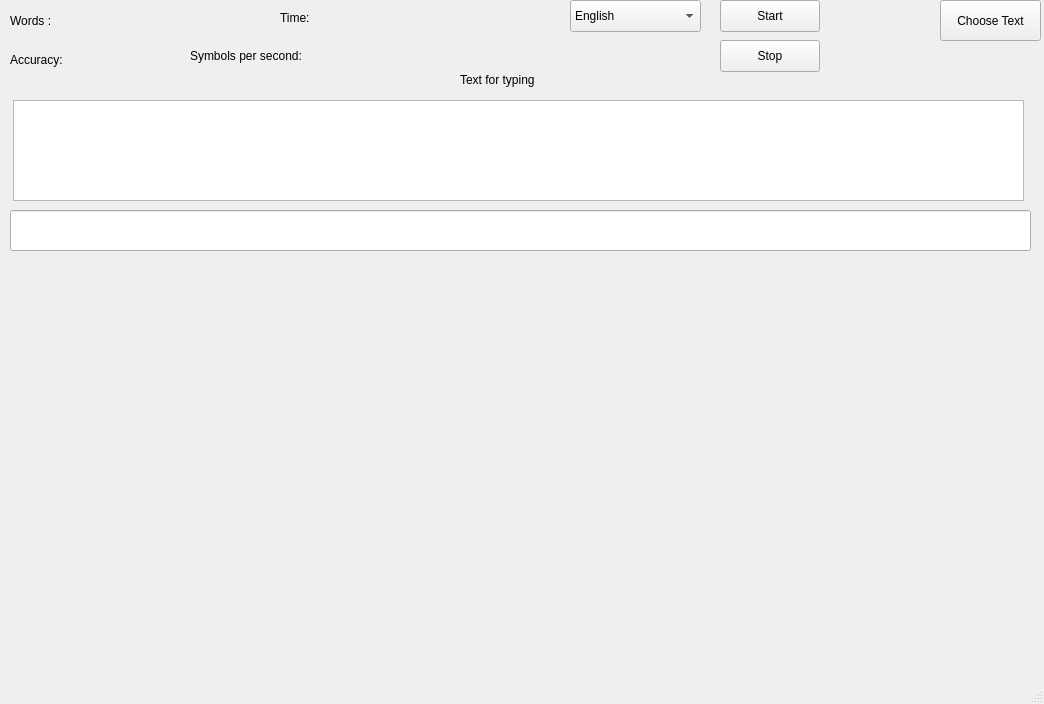
<?xml version="1.0" encoding="UTF-8"?>
<ui version="4.0">
 <class>MainWindow</class>
 <widget class="QMainWindow" name="MainWindow">
  <property name="geometry">
   <rect>
    <x>0</x>
    <y>0</y>
    <width>1044</width>
    <height>704</height>
   </rect>
  </property>
  <property name="windowTitle">
   <string>MainWindow</string>
  </property>
  <widget class="QWidget" name="centralwidget">
   <property name="minimumSize">
    <size>
     <width>1044</width>
     <height>677</height>
    </size>
   </property>
   <property name="maximumSize">
    <size>
     <width>1044</width>
     <height>677</height>
    </size>
   </property>
   <property name="cursor">
    <cursorShape>CrossCursor</cursorShape>
   </property>
   <property name="styleSheet">
    <string notr="true">QWidget{
setbackground color : gray}</string>
   </property>
   <widget class="QLineEdit" name="TextInput">
    <property name="geometry">
     <rect>
      <x>10</x>
      <y>210</y>
      <width>1021</width>
      <height>41</height>
     </rect>
    </property>
   </widget>
   <widget class="QLabel" name="label">
    <property name="geometry">
     <rect>
      <x>10</x>
      <y>0</y>
      <width>71</width>
      <height>41</height>
     </rect>
    </property>
    <property name="text">
     <string>Words :</string>
    </property>
   </widget>
   <widget class="QLabel" name="label_WordsNum">
    <property name="geometry">
     <rect>
      <x>80</x>
      <y>0</y>
      <width>121</width>
      <height>41</height>
     </rect>
    </property>
    <property name="text">
     <string/>
    </property>
    <property name="wordWrap">
     <bool>true</bool>
    </property>
   </widget>
   <widget class="QLabel" name="label_2">
    <property name="geometry">
     <rect>
      <x>10</x>
      <y>50</y>
      <width>81</width>
      <height>20</height>
     </rect>
    </property>
    <property name="text">
     <string>Accuracy:</string>
    </property>
   </widget>
   <widget class="QLabel" name="label_Accuracy">
    <property name="geometry">
     <rect>
      <x>100</x>
      <y>45</y>
      <width>121</width>
      <height>31</height>
     </rect>
    </property>
    <property name="text">
     <string/>
    </property>
   </widget>
   <widget class="QPushButton" name="pushButton_chooseText">
    <property name="geometry">
     <rect>
      <x>940</x>
      <y>0</y>
      <width>101</width>
      <height>41</height>
     </rect>
    </property>
    <property name="text">
     <string>Choose Text</string>
    </property>
   </widget>
   <widget class="QComboBox" name="ChangeLang">
    <property name="geometry">
     <rect>
      <x>570</x>
      <y>0</y>
      <width>131</width>
      <height>32</height>
     </rect>
    </property>
    <item>
     <property name="text">
      <string>English</string>
     </property>
    </item>
    <item>
     <property name="text">
      <string>Belarusian</string>
     </property>
    </item>
    <item>
     <property name="text">
      <string>Russian</string>
     </property>
    </item>
    <item>
     <property name="text">
      <string>Arabic</string>
     </property>
    </item>
    <item>
     <property name="text">
      <string>German</string>
     </property>
    </item>
    <item>
     <property name="text">
      <string>Hebrew</string>
     </property>
    </item>
    <item>
     <property name="text">
      <string>Chineese</string>
     </property>
    </item>
    <item>
     <property name="text">
      <string>French</string>
     </property>
    </item>
   </widget>
   <widget class="QPushButton" name="startButton">
    <property name="geometry">
     <rect>
      <x>720</x>
      <y>0</y>
      <width>100</width>
      <height>32</height>
     </rect>
    </property>
    <property name="text">
     <string>Start</string>
    </property>
   </widget>
   <widget class="QPushButton" name="stopButton">
    <property name="geometry">
     <rect>
      <x>720</x>
      <y>40</y>
      <width>100</width>
      <height>32</height>
     </rect>
    </property>
    <property name="text">
     <string>Stop</string>
    </property>
   </widget>
   <widget class="QWidget" name="verticalLayoutWidget">
    <property name="geometry">
     <rect>
      <x>9</x>
      <y>269</y>
      <width>1031</width>
      <height>401</height>
     </rect>
    </property>
    <layout class="QVBoxLayout" name="keyboard"/>
   </widget>
   <widget class="QLabel" name="label_3">
    <property name="geometry">
     <rect>
      <x>460</x>
      <y>70</y>
      <width>91</width>
      <height>20</height>
     </rect>
    </property>
    <property name="text">
     <string>Text for typing</string>
    </property>
   </widget>
   <widget class="QLabel" name="label_4">
    <property name="geometry">
     <rect>
      <x>280</x>
      <y>10</y>
      <width>58</width>
      <height>16</height>
     </rect>
    </property>
    <property name="text">
     <string>Time:</string>
    </property>
   </widget>
   <widget class="QLabel" name="timer">
    <property name="geometry">
     <rect>
      <x>340</x>
      <y>10</y>
      <width>101</width>
      <height>21</height>
     </rect>
    </property>
    <property name="text">
     <string/>
    </property>
   </widget>
   <widget class="QTextEdit" name="TextToWrite">
    <property name="geometry">
     <rect>
      <x>13</x>
      <y>100</y>
      <width>1011</width>
      <height>101</height>
     </rect>
    </property>
    <property name="readOnly">
     <bool>true</bool>
    </property>
   </widget>
   <widget class="QLabel" name="label_5">
    <property name="geometry">
     <rect>
      <x>190</x>
      <y>40</y>
      <width>131</width>
      <height>31</height>
     </rect>
    </property>
    <property name="text">
     <string>Symbols per second:</string>
    </property>
   </widget>
   <widget class="QLabel" name="symPerSecond">
    <property name="geometry">
     <rect>
      <x>337</x>
      <y>39</y>
      <width>91</width>
      <height>31</height>
     </rect>
    </property>
    <property name="text">
     <string/>
    </property>
   </widget>
  </widget>
  <widget class="QStatusBar" name="statusbar"/>
 </widget>
 <resources/>
 <connections/>
</ui>
